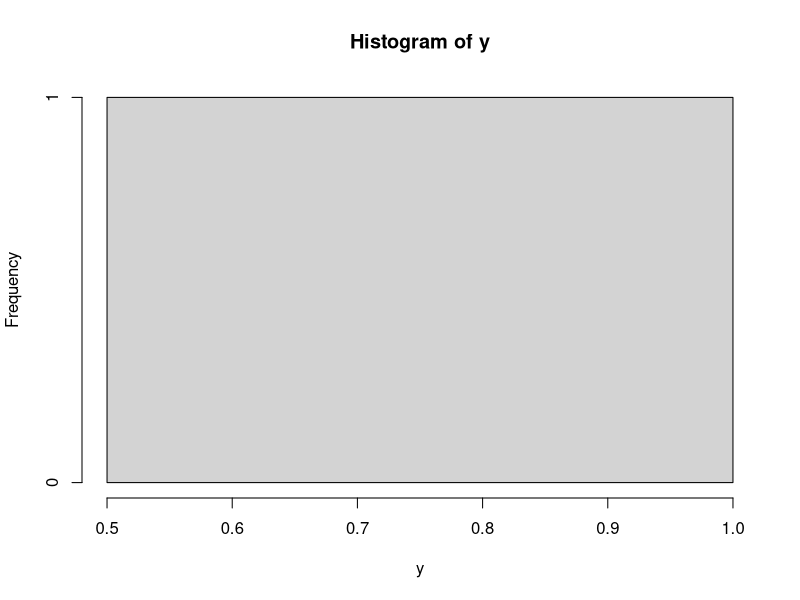
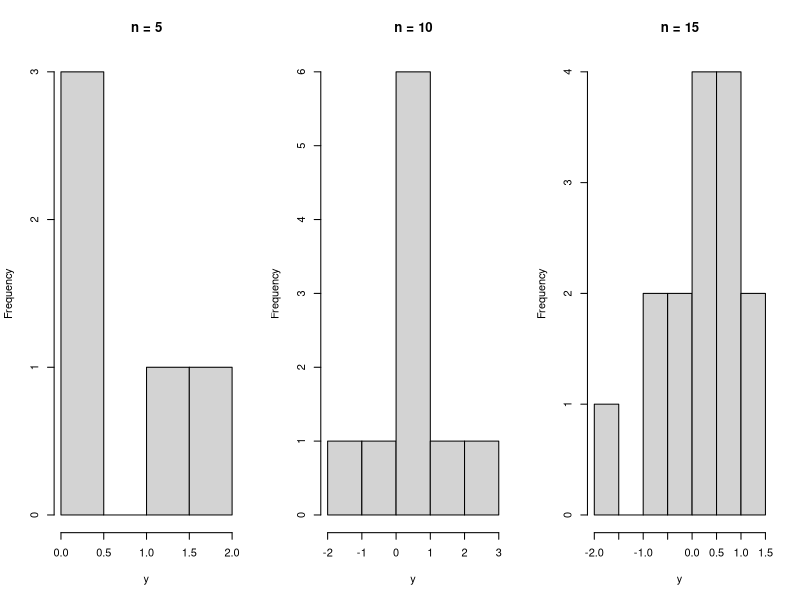
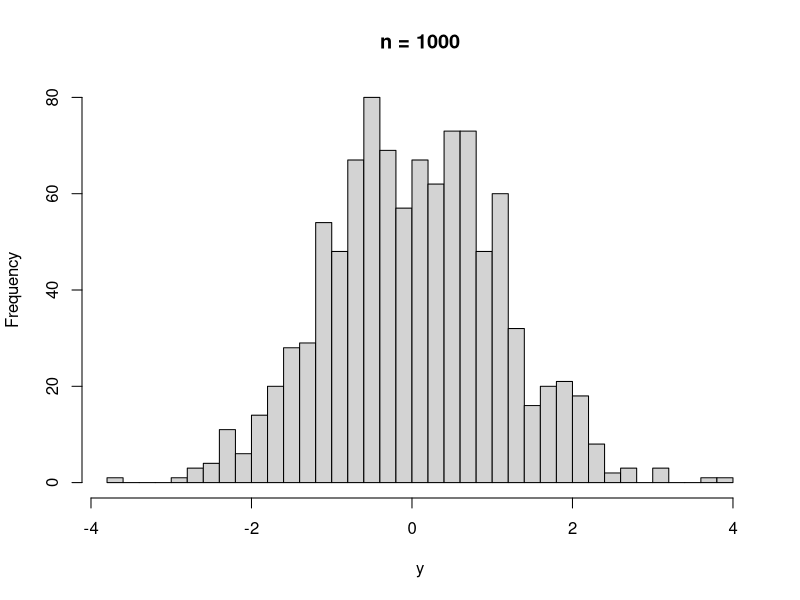
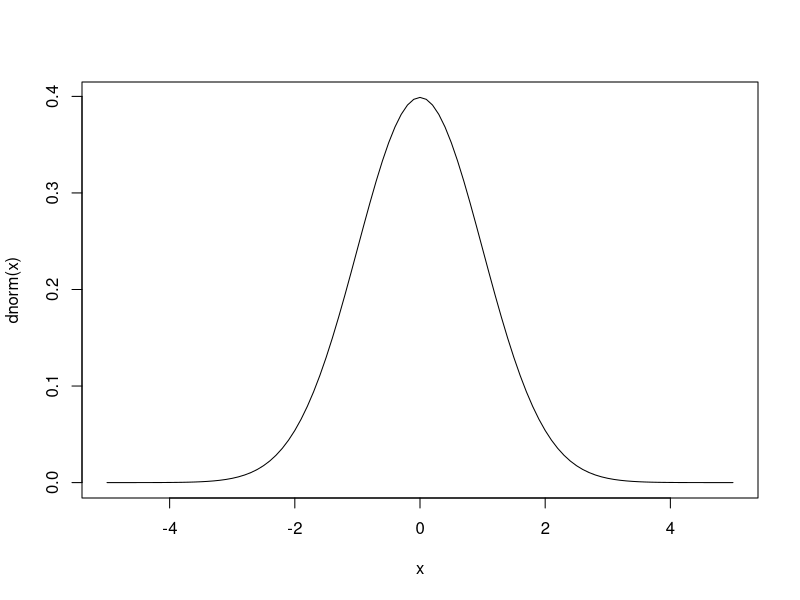

Source code (R) for these figures, in order:
## ---- chunk 1
(y <- rnorm(1, mean = 0, sd = 1))
## ---- chunk 2
(y <- rnorm(1, mean = 0, sd = 1))
## ---- chunk 3
hist(y)
## ---- chunk 4
par(mfrow=c(1, 3))
(y <- rnorm(5, mean = 0, sd = 1))
hist(y, main = "n = 5")
(y <- rnorm(10, mean = 0, sd = 1))
hist(y, main = "n = 10")
(y <- rnorm(15, mean = 0, sd = 1))
hist(y, main = "n = 15")
## ---- chunk 5
par(mfrow=c(1, 1))
y <- rnorm(1000, mean = 0, sd = 1)
hist(y, breaks = 50, main = "n = 1000")
## ---- chunk 6
curve(dnorm, from = -5, to = 5)
## ---- chunk 7
mean(y)
sd(y)
## ---- chunk 8
length(y)
